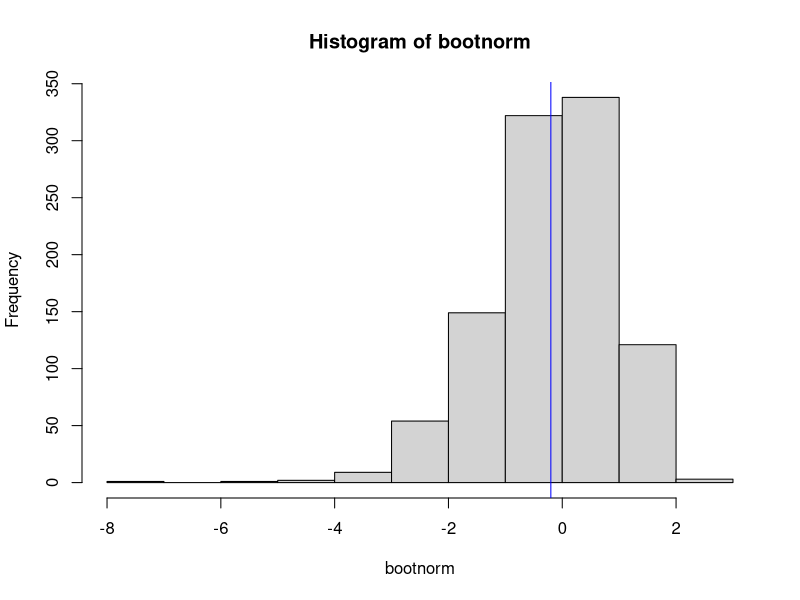
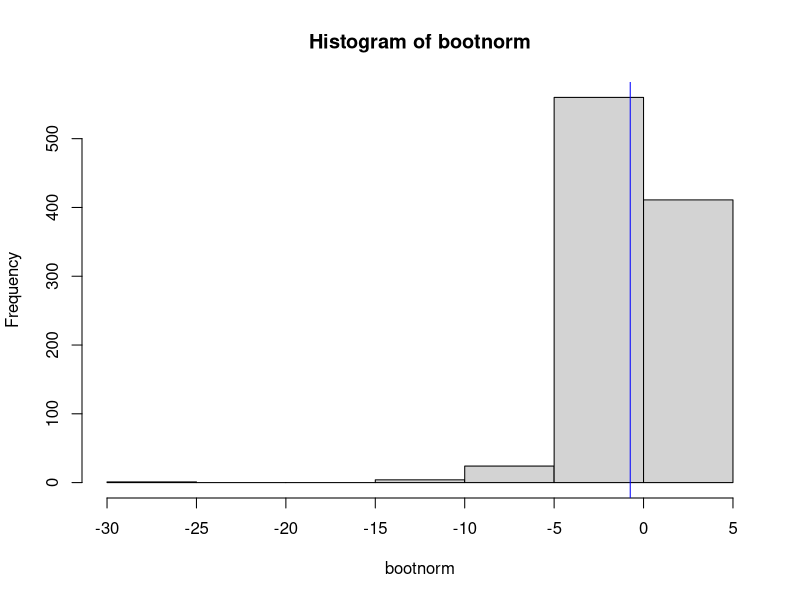
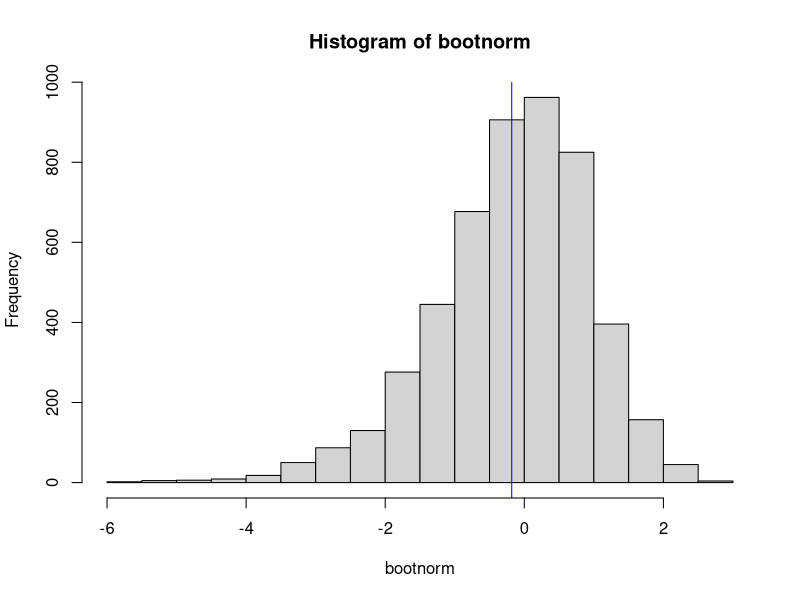

These charts were generated, in order, by the following R code:
## ---- chunk 1
knitr::opts_chunk$set(echo = TRUE)
## ---- chunk 2
library(boot)
## ---- chunk 3
#created a normal distribution to choose samples from, placed inside "x"
#set.seed to reproduce results
set.seed(1)
x <- rnorm(100, 40, 3)

#create the bootstrap framework
xbar <- mean(x)
sem <- sd(x)/sqrt(100)
reps <- 1000
bootnorm <- numeric(reps)


#run a bootstrap sampling with a larger sample size
for(i in 1:reps) {
  bootsample <- sample(x, size = 50, replace = TRUE)
  samplemean <- mean(bootsample)
  samplesd <- sd(bootsample)
  tpivot <- (samplemean - xbar)/(samplesd/sqrt(50))
  bootnorm[i] <- tpivot
}

#find the quantiles to compute Confidence Intervals

quant <- quantile(bootnorm, c(0.025, 0.975))
quantlowend <- xbar - quant[2]*sem
quantupend <- xbar - quant[1]*sem
data.frame("SampleMean" = samplemean, "SampleSdDev" = samplesd, "XBar" = xbar, "LowerCI"=quantlowend, "UpperCI"=quantupend)
## ---- chunk 4

#run a bootstrap sampling with a small sample size
for(i in 1:reps) {
  bootsample <- sample(x, size = 5, replace = TRUE)
  samplemean <- mean(bootsample)
  samplesd <- sd(bootsample)
  tpivot <- (samplemean - xbar)/(samplesd/sqrt(5))
  bootnorm[i] <- tpivot
}

#find the quantiles to compute Confidence Intervals

quant <- quantile(bootnorm, c(0.025, 0.975))
quantlowend <- xbar - quant[2]*sem
quantupend <- xbar - quant[1]*sem
data.frame("SampleMean" = samplemean,"SampleSdDev" = samplesd, "XBar" = xbar, "LowerCI"=quantlowend, "UpperCI"=quantupend)
## ---- chunk 5
mymean <-function(d,i)
  mean(d[i])

myboot <- boot(x,mymean,R=1000)
boot.ci(myboot, type = c("perc", "bca"))

## ---- chunk 6
#create exponential distribution
set.seed(2)
x2 <- rexp(100)

#create the bootstrap framework
xbar2 <- mean(x2)

#run a bootstrap sampling with a larger sample size
for(i in 1:reps) {
  bootsample <- sample(x2, size = 50, replace = TRUE)
  samplemean <- mean(bootsample)
  samplesd <- sd(bootsample)
  tpivot <- (samplemean - xbar2)/(samplesd/sqrt(50))
  bootnorm[i] <- tpivot
}

#view histogram of the results
hist(bootnorm, col = "light grey")
abline(v=mean(bootnorm), col = "blue")

#find the quantiles to compute Confidence Intervals

quant <- quantile(bootnorm, c(0.025, 0.975))
quantlowend <- xbar2 - quant[2]*sem
quantupend <- xbar2 - quant[1]*sem
data.frame("SampleMean" = samplemean, "SampleSdDev" = samplesd, "XBar" = xbar2, "LowerCI"=quantlowend, "UpperCI"=quantupend)

## ---- chunk 7
#run a bootstrap sampling with a smaller sample size
for(i in 1:reps) {
  bootsample <- sample(x2, size = 5, replace = TRUE)
  samplemean <- mean(bootsample)
  samplesd <- sd(bootsample)
  tpivot <- (samplemean - xbar2)/(samplesd/sqrt(5))
  bootnorm[i] <- tpivot
}

#view a histogram of the results
hist(bootnorm, col = "light grey")
abline(v=mean(bootnorm), col = "blue")

#find the quantiles to compute Confidence Intervals

quant <- quantile(bootnorm, c(0.025, 0.975))
quantlowend <- xbar2 - quant[2]*sem
quantupend <- xbar2 - quant[1]*sem
data.frame("SampleMean" = samplemean, "SampleSdDev" = samplesd, "XBar" = xbar2, "LowerCI"=quantlowend, "UpperCI"=quantupend)

## ---- chunk 8
mymean <-function(d,i)
  mean(d[i])

myboot <- boot(x2,mymean,R=1000)
boot.ci(myboot, type = c("perc", "bca"))

## ---- chunk 9
stem(x2)
## ---- chunk 10
reps2 <- 5000
bootnorm <- numeric(reps2)

for(i in 1:reps2) {
  bootsample <- sample(x2, size = 50, replace = TRUE)
  samplemean <- mean(bootsample)
  samplesd <- sd(bootsample)
  tpivot <- (samplemean - xbar2)/(samplesd/sqrt(50))
  bootnorm[i] <- tpivot
}

#view histogram of the results
hist(bootnorm, col = "light grey")
abline(v=mean(bootnorm), col = "blue")

